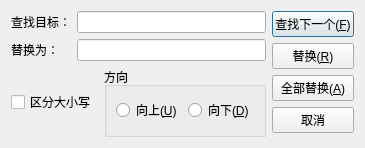
<?xml version="1.0" encoding="UTF-8"?>
<ui version="4.0">
 <class>ReplaceDialog</class>
 <widget class="QDialog" name="ReplaceDialog">
  <property name="geometry">
   <rect>
    <x>0</x>
    <y>0</y>
    <width>365</width>
    <height>148</height>
   </rect>
  </property>
  <property name="windowTitle">
   <string>替换</string>
  </property>
  <layout class="QHBoxLayout" name="horizontalLayout_5">
   <item>
    <layout class="QVBoxLayout" name="verticalLayout_2">
     <item>
      <layout class="QHBoxLayout" name="horizontalLayout">
       <item>
        <widget class="QLabel" name="label">
         <property name="sizePolicy">
          <sizepolicy hsizetype="Fixed" vsizetype="Fixed">
           <horstretch>0</horstretch>
           <verstretch>0</verstretch>
          </sizepolicy>
         </property>
         <property name="minimumSize">
          <size>
           <width>60</width>
           <height>0</height>
          </size>
         </property>
         <property name="maximumSize">
          <size>
           <width>60</width>
           <height>16777215</height>
          </size>
         </property>
         <property name="text">
          <string>查找目标：</string>
         </property>
        </widget>
       </item>
       <item>
        <widget class="QLineEdit" name="searchText">
         <property name="maximumSize">
          <size>
           <width>300</width>
           <height>16777215</height>
          </size>
         </property>
        </widget>
       </item>
      </layout>
     </item>
     <item>
      <layout class="QHBoxLayout" name="horizontalLayout_2">
       <item>
        <widget class="QLabel" name="label_2">
         <property name="sizePolicy">
          <sizepolicy hsizetype="Fixed" vsizetype="Fixed">
           <horstretch>0</horstretch>
           <verstretch>0</verstretch>
          </sizepolicy>
         </property>
         <property name="minimumSize">
          <size>
           <width>60</width>
           <height>0</height>
          </size>
         </property>
         <property name="maximumSize">
          <size>
           <width>60</width>
           <height>16777215</height>
          </size>
         </property>
         <property name="text">
          <string>替换为：</string>
         </property>
        </widget>
       </item>
       <item>
        <widget class="QLineEdit" name="targetText">
         <property name="sizePolicy">
          <sizepolicy hsizetype="Expanding" vsizetype="Fixed">
           <horstretch>0</horstretch>
           <verstretch>0</verstretch>
          </sizepolicy>
         </property>
         <property name="maximumSize">
          <size>
           <width>300</width>
           <height>16777215</height>
          </size>
         </property>
        </widget>
       </item>
      </layout>
     </item>
     <item>
      <layout class="QHBoxLayout" name="horizontalLayout_4">
       <item>
        <widget class="QCheckBox" name="cbCaseSensetive">
         <property name="text">
          <string>区分大小写</string>
         </property>
        </widget>
       </item>
       <item>
        <widget class="QGroupBox" name="groupBox">
         <property name="title">
          <string>方向</string>
         </property>
         <layout class="QHBoxLayout" name="horizontalLayout_3">
          <item>
           <widget class="QRadioButton" name="rbUp">
            <property name="text">
             <string>向上(&amp;U)</string>
            </property>
           </widget>
          </item>
          <item>
           <widget class="QRadioButton" name="rbDown">
            <property name="text">
             <string>向下(&amp;D)</string>
            </property>
           </widget>
          </item>
         </layout>
        </widget>
       </item>
      </layout>
     </item>
    </layout>
   </item>
   <item>
    <layout class="QVBoxLayout" name="verticalLayout">
     <item>
      <widget class="QPushButton" name="btFindNext">
       <property name="maximumSize">
        <size>
         <width>82</width>
         <height>16777215</height>
        </size>
       </property>
       <property name="text">
        <string>查找下一个(&amp;F)</string>
       </property>
      </widget>
     </item>
     <item>
      <widget class="QPushButton" name="btReplace">
       <property name="maximumSize">
        <size>
         <width>82</width>
         <height>16777215</height>
        </size>
       </property>
       <property name="text">
        <string>替换(&amp;R)</string>
       </property>
      </widget>
     </item>
     <item>
      <widget class="QPushButton" name="btReplaceAll">
       <property name="maximumSize">
        <size>
         <width>82</width>
         <height>16777215</height>
        </size>
       </property>
       <property name="text">
        <string>全部替换(&amp;A)</string>
       </property>
      </widget>
     </item>
     <item>
      <widget class="QPushButton" name="btCancel">
       <property name="maximumSize">
        <size>
         <width>82</width>
         <height>16777215</height>
        </size>
       </property>
       <property name="text">
        <string>取消</string>
       </property>
      </widget>
     </item>
    </layout>
   </item>
  </layout>
 </widget>
 <resources/>
 <connections/>
</ui>
